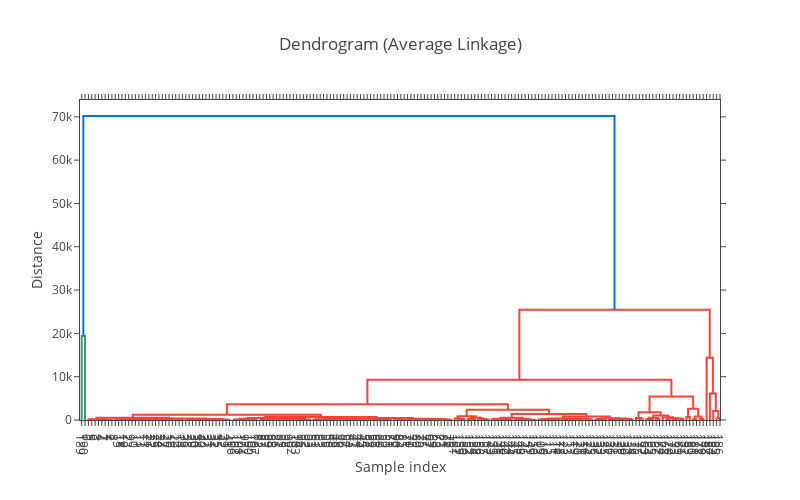

Source (notebook cell):
### Code cell
# Menampilkan dendrogram menggunakan Plotly untuk metode 'average'
fig_average = ff.create_dendrogram(linkage_matrix_average)
fig_average.update_layout(title='Dendrogram (Average Linkage)',
                          xaxis_title='Sample index',
                          yaxis_title='Distance',
                          width=800, height=500)
fig_average.show()
